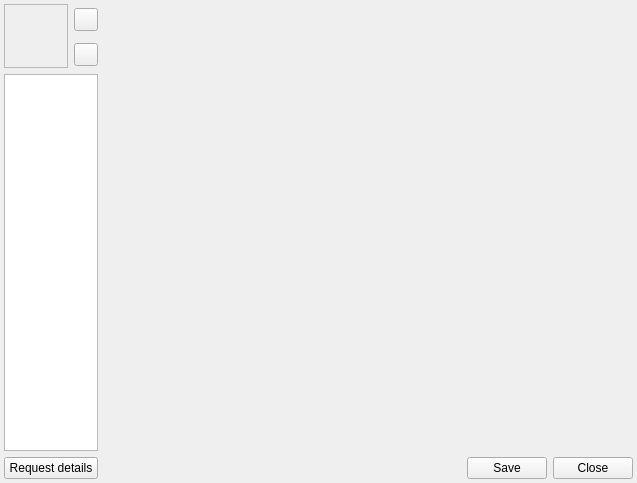
<?xml version="1.0" encoding="UTF-8"?>
<ui version="4.0">
 <class>userInformationClass</class>
 <widget class="QWidget" name="userInformationClass">
  <property name="geometry">
   <rect>
    <x>0</x>
    <y>0</y>
    <width>637</width>
    <height>483</height>
   </rect>
  </property>
  <property name="windowTitle">
   <string>userInformation</string>
  </property>
  <layout class="QGridLayout" name="gridLayout">
   <property name="margin">
    <number>4</number>
   </property>
   <item row="0" column="0" rowspan="2">
    <widget class="QLabel" name="pictureLabel">
     <property name="minimumSize">
      <size>
       <width>64</width>
       <height>64</height>
      </size>
     </property>
     <property name="maximumSize">
      <size>
       <width>64</width>
       <height>64</height>
      </size>
     </property>
     <property name="frameShape">
      <enum>QFrame::StyledPanel</enum>
     </property>
     <property name="text">
      <string/>
     </property>
     <property name="alignment">
      <set>Qt::AlignCenter</set>
     </property>
    </widget>
   </item>
   <item row="0" column="1">
    <widget class="QToolButton" name="addButton">
     <property name="text">
      <string/>
     </property>
    </widget>
   </item>
   <item row="0" column="2" rowspan="4">
    <layout class="QVBoxLayout" name="verticalLayout">
     <item>
      <widget class="QStackedWidget" name="detailsStackedWidget">
       <property name="currentIndex">
        <number>-1</number>
       </property>
      </widget>
     </item>
     <item>
      <layout class="QHBoxLayout" name="horizontalLayout">
       <item>
        <spacer name="spacer">
         <property name="orientation">
          <enum>Qt::Horizontal</enum>
         </property>
         <property name="sizeHint" stdset="0">
          <size>
           <width>268</width>
           <height>0</height>
          </size>
         </property>
        </spacer>
       </item>
       <item>
        <widget class="QPushButton" name="saveButton">
         <property name="text">
          <string>Save</string>
         </property>
         <property name="icon">
          <iconset>
           <normaloff>:/icons/crystal_project/save_all.png</normaloff>:/icons/crystal_project/save_all.png</iconset>
         </property>
        </widget>
       </item>
       <item>
        <widget class="QPushButton" name="closeButton">
         <property name="text">
          <string>Close</string>
         </property>
         <property name="icon">
          <iconset>
           <normaloff>:/icons/crystal_project/cancel.png</normaloff>:/icons/crystal_project/cancel.png</iconset>
         </property>
        </widget>
       </item>
      </layout>
     </item>
    </layout>
   </item>
   <item row="1" column="1">
    <widget class="QToolButton" name="removeButton">
     <property name="text">
      <string/>
     </property>
    </widget>
   </item>
   <item row="2" column="0" colspan="2">
    <widget class="QListWidget" name="infoListWidget">
     <property name="maximumSize">
      <size>
       <width>130</width>
       <height>16777215</height>
      </size>
     </property>
     <property name="showDropIndicator" stdset="0">
      <bool>false</bool>
     </property>
    </widget>
   </item>
   <item row="3" column="0" colspan="2">
    <widget class="QPushButton" name="requestButton">
     <property name="minimumSize">
      <size>
       <width>0</width>
       <height>0</height>
      </size>
     </property>
     <property name="text">
      <string>Request details</string>
     </property>
     <property name="icon">
      <iconset>
       <normaloff>:/icons/crystal_project/request.png</normaloff>:/icons/crystal_project/request.png</iconset>
     </property>
    </widget>
   </item>
  </layout>
 </widget>
 <layoutdefault spacing="6" margin="11"/>
 <resources>
  <include location="../../../qutim.qrc"/>
 </resources>
 <connections>
  <connection>
   <sender>infoListWidget</sender>
   <signal>currentRowChanged(int)</signal>
   <receiver>detailsStackedWidget</receiver>
   <slot>setCurrentIndex(int)</slot>
   <hints>
    <hint type="sourcelabel">
     <x>106</x>
     <y>166</y>
    </hint>
    <hint type="destinationlabel">
     <x>284</x>
     <y>205</y>
    </hint>
   </hints>
  </connection>
  <connection>
   <sender>closeButton</sender>
   <signal>clicked()</signal>
   <receiver>userInformationClass</receiver>
   <slot>close()</slot>
   <hints>
    <hint type="sourcelabel">
     <x>589</x>
     <y>416</y>
    </hint>
    <hint type="destinationlabel">
     <x>630</x>
     <y>432</y>
    </hint>
   </hints>
  </connection>
 </connections>
</ui>
